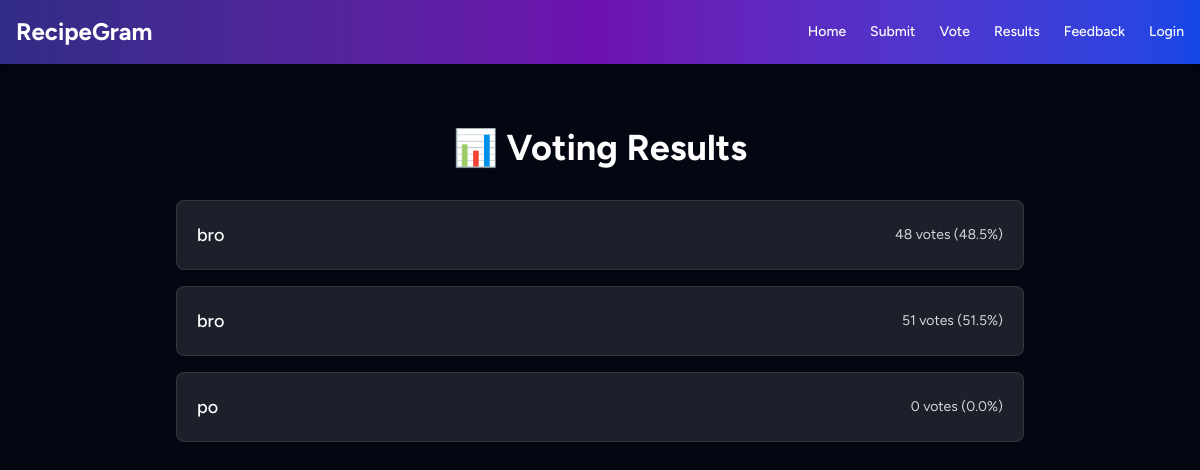
The app's page /results, older data.
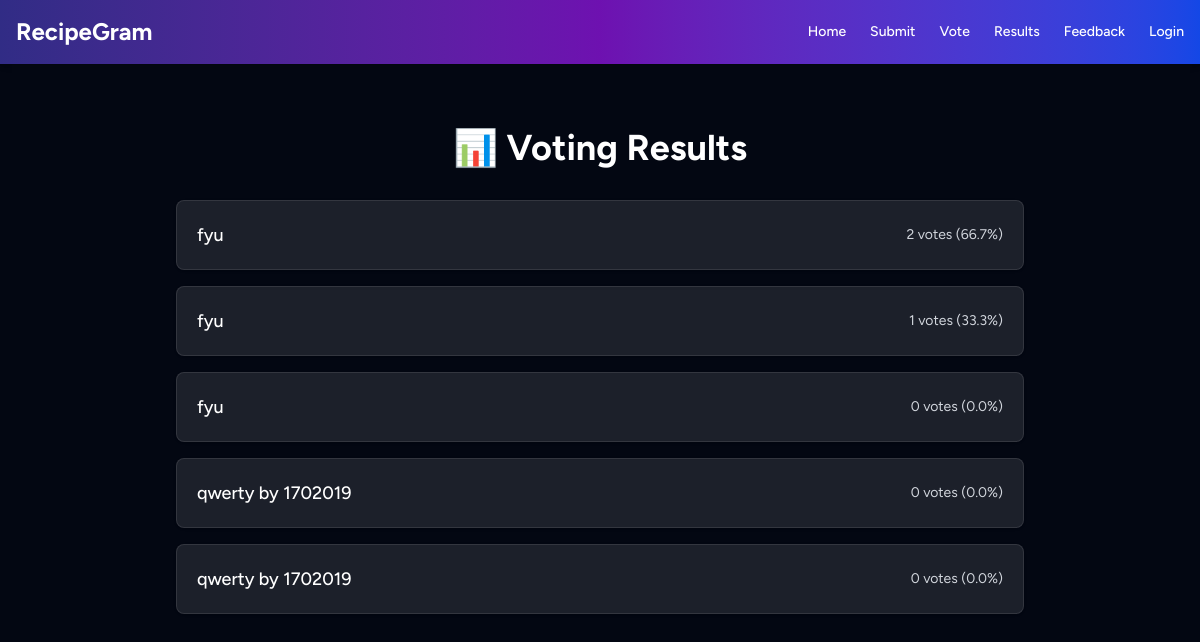
The same page, newer data.
### tables this page shows
CREATE TABLE recipes (
                id INTEGER PRIMARY KEY AUTOINCREMENT,
                title TEXT,
                ingredients TEXT,
                instructions TEXT,
                votes INTEGER DEFAULT 0
            , image TEXT, submitted_by TEXT);

### app.py (the view)
@app.route('/results')
def results():
    with sqlite3.connect(DB_NAME) as conn:
        conn.row_factory = sqlite3.Row
        c = conn.cursor()
        c.execute('SELECT title, votes FROM recipes')
        data = c.fetchall()
    total_votes = sum([row['votes'] for row in data]) or 1
    proportions = [{
        'title': row['title'],
        'votes': row['votes'],
        'percent': round((row['votes'] / total_votes) * 100, 1)
    } for row in data]
    return render_template('results.html', proportions=proportions)

### templates/results.html (shortened to what this page needs)
<!DOCTYPE html>
<html lang="en">
<head>
  <script src="https://cdn.jsdelivr.net/npm/@tailwindcss/browser@4"></script>
</head>
<body class="bg-gray-950 text-white">
  {% include 'navbar.html' %}
  <section class="max-w-4xl mx-auto px-6 py-16">
    <h2 class="text-4xl font-bold text-center mb-8">📊 Voting Results</h2>
    {% if proportions and proportions|length > 0 %}
  <ul class="space-y-4">
    {% for item in proportions %}
    <li class="bg-white/10 border border-white/10 rounded-lg p-5 flex justify-between items-center shadow hover:shadow-lg transition">
      <span class="text-lg font-medium">{{ item.title }}</span>
      <span class="text-sm text-gray-300">{{ item.votes }} votes ({{ item.percent }}%)</span>
    </li>
    {% endfor %}
  </ul>
{% else %}
  <p class="text-center text-gray-400">No votes have been recorded yet.</p>
{% endif %}
  </section>
</body>
</html>

### templates/navbar.html
<nav class="bg-gradient-to-r from-indigo-900 via-purple-800 to-blue-700 p-4 shadow-md sticky top-0 z-50">
    <div class="max-w-7xl mx-auto flex justify-between items-center">
      <a href="{{ url_for('index') }}" class="text-white text-2xl font-bold">RecipeGram</a>
      <ul class="flex space-x-6 text-white text-sm font-medium">
        <li><a href="{{ url_for('index') }}" class="hover:underline">Home</a></li>
        <li><a href="{{ url_for('submit') }}" class="hover:underline">Submit</a></li>
        <li><a href="{{ url_for('vote') }}" class="hover:underline">Vote</a></li>
        <li><a href="{{ url_for('results') }}" class="hover:underline">Results</a></li>
        <li><a href="{{ url_for('feedback') }}" class="hover:underline">Feedback</a></li>
        {% if session.get('user_id') %}
        {% if session.get('school_id') == 'admin' %}
          <li><a href="{{ url_for('admin') }}" class="text-yellow-300 hover:underline font-semibold">🛠️ Admin</a></li>
        {% endif %}
        <li class="text-green-300">👤 {{ session.get('school_id') }}</li>
        <li><a href="{{ url_for('logout') }}" class="hover:underline">Logout</a></li>
      {% else %}
        <li><a href="{{ url_for('login') }}" class="hover:underline">Login</a></li>
      {% endif %}
      </ul>
    </div>
  </nav>

### templates/results.html (style rules this page uses)
body { font-family: 'Figtree', sans-serif; }

Row changes from the older to the newer data that the page shows:
removed recipes: title "bro", votes "48", percent "48.5"
removed recipes: title "bro", votes "51", percent "51.5"
removed recipes: title "po", votes "0", percent "0.0"
added recipes: title "fyu", votes "2", percent "66.7"
added recipes: title "fyu", votes "1", percent "33.3"
added recipes: title "fyu", votes "0", percent "0.0"
added recipes: title "qwerty by 1702019", votes "0", percent "0.0"
added recipes: title "qwerty by 1702019", votes "0", percent "0.0"
